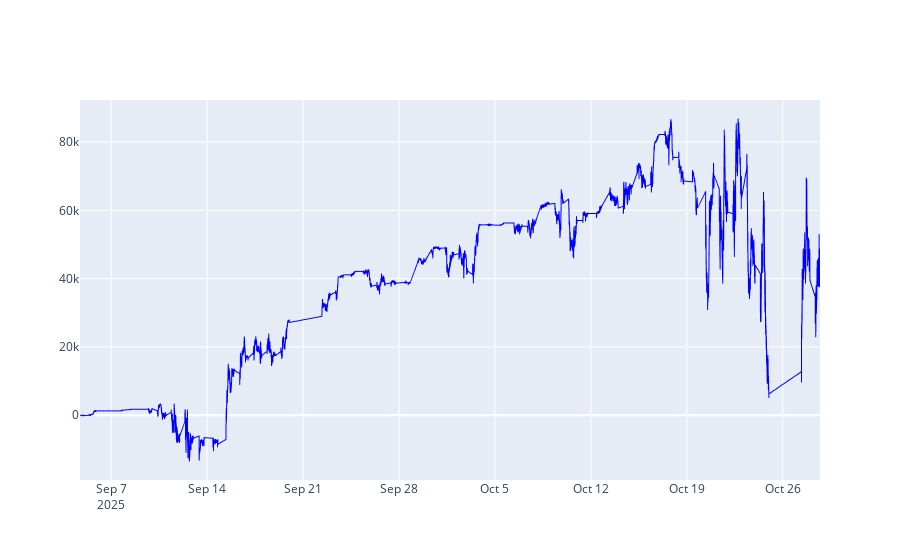

Here is the notebook cell this chart was saved with:
### Code cell
import plotly.graph_objects as go

fig = go.Figure()
fig.add_trace(go.Scattergl(        # ⚡ ScatterGL — рендер на GPU
    x=equity_df['DATE_TIME'],
    y=equity_df['Equity'],
    mode='lines',
    line=dict(width=1, color='blue')
))
fig.show()

### Figure 1 — Plotly figure (JSON) as saved in the notebook; plotly's stock layout.template omitted (floating-point values rounded to 4 significant figures; data arrays with more than 128 entries replaced by an {"elided": "..."} marker saying what was removed)
{"data": [{"line": {"color": "blue", "width": 1}, "mode": "lines", "type": "scattergl", "x": {"elided": "36092 str values"}, "y": {"elided": "36092 float values"}}], "layout": {}}
